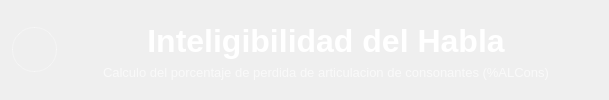
       <widget class="QFrame" name="frTop1">
        <property name="minimumSize">
         <size>
          <width>45</width>
          <height>100</height>
         </size>
        </property>
        <property name="maximumSize">
         <size>
          <width>16777215</width>
          <height>80</height>
         </size>
        </property>
        <property name="styleSheet">
         <string notr="true"/>
        </property>
        <property name="frameShape">
         <enum>QFrame::NoFrame</enum>
        </property>
        <layout class="QHBoxLayout" name="horizontalLayout">
         <property name="leftMargin">
          <number>12</number>
         </property>
         <property name="rightMargin">
          <number>20</number>
         </property>
         <item>
          <widget class="QPushButton" name="botonAtras">
           <property name="minimumSize">
            <size>
             <width>45</width>
             <height>45</height>
            </size>
           </property>
           <property name="maximumSize">
            <size>
             <width>45</width>
             <height>45</height>
            </size>
           </property>
           <property name="styleSheet">
            <string notr="true">QPushButton {
    background-color: transparent;
    border: 1px solid rgba(255,255,255,0.35);
    border-radius: 22px;
}
QPushButton:hover {
    background-color: rgba(255,255,255,0.2);
    border: 1px solid white;
}
QPushButton:pressed {
    background-color: rgba(255,255,255,0.4);
}</string>
           </property>
           <property name="text">
            <string/>
           </property>
           <property name="icon">
            <iconset>
             <normaloff>estilos/iconos/angulo-izquierdo.png</normaloff>estilos/iconos/angulo-izquierdo.png</iconset>
           </property>
           <property name="iconSize">
            <size>
             <width>22</width>
             <height>22</height>
            </size>
           </property>
          </widget>
         </item>
         <item>
          <spacer name="horizontalSpacer">
           <property name="orientation">
            <enum>Qt::Vertical</enum>
           </property>
           <property name="sizeHint" stdset="0">
            <size>
             <width>40</width>
             <height>20</height>
            </size>
           </property>
          </spacer>
         </item>
         <item>
          <widget class="QFrame" name="frameTitulo">
           <property name="frameShape">
            <enum>QFrame::NoFrame</enum>
           </property>
           <layout class="QVBoxLayout" name="vloTitulo" stretch="0,0">
            <property name="spacing">
             <number>2</number>
            </property>
            <property name="leftMargin">
             <number>0</number>
            </property>
            <property name="topMargin">
             <number>6</number>
            </property>
            <property name="rightMargin">
             <number>0</number>
            </property>
            <property name="bottomMargin">
             <number>6</number>
            </property>
            <item>
             <widget class="QLabel" name="label">
              <property name="minimumSize">
               <size>
                <width>0</width>
                <height>50</height>
               </size>
              </property>
              <property name="text">
               <string>&lt;html&gt;&lt;head/&gt;&lt;body&gt;&lt;p align=&quot;center&quot;&gt;&lt;span style=&quot; font-size:24pt; font-weight:700; color:#ffffff;&quot;&gt;Inteligibilidad del Habla&lt;/span&gt;&lt;/p&gt;&lt;/body&gt;&lt;/html&gt;</string>
              </property>
              <property name="wordWrap">
               <bool>false</bool>
              </property>
             </widget>
            </item>
            <item>
             <widget class="QLabel" name="labelSubtitulo">
              <property name="minimumSize">
               <size>
                <width>0</width>
                <height>20</height>
               </size>
              </property>
              <property name="text">
               <string>&lt;html&gt;&lt;head/&gt;&lt;body&gt;&lt;p align=&quot;center&quot;&gt;&lt;span style=&quot; font-size:10pt; color:rgba(255,255,255,0.647059);&quot;&gt;Calculo del porcentaje de perdida de articulacion de consonantes (%ALCons)&lt;/span&gt;&lt;/p&gt;&lt;/body&gt;&lt;/html&gt;</string>
              </property>
             </widget>
            </item>
           </layout>
          </widget>
         </item>
         <item>
          <spacer name="horizontalSpacer_2">
           <property name="orientation">
            <enum>Qt::Vertical</enum>
           </property>
           <property name="sizeHint" stdset="0">
            <size>
             <width>40</width>
             <height>20</height>
            </size>
           </property>
          </spacer>
         </item>
        </layout>
       </widget>
